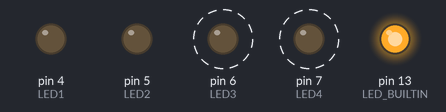
Bench run of a sketch on a simulated Arduino Nano, built with avr-gcc and run on an emulated ATmega328P. Parts: output pins drawn as LEDs (lit = HIGH). Dashed ring = blinking. What the sketch prints to the serial monitor is not drawn.

Above: at 2.17 s.
Timing chart, 0 to 5.1 s (numbered marks = the images above):
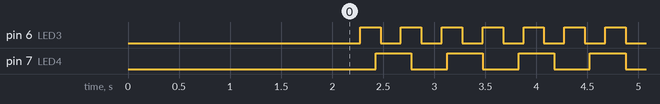

The sketch:

Activity_B11_Non-Blocking_Timing.ino
```cpp
/* ================================================================================
Beginner Activity 11: Non-Blocking Timing [Activity_B11_Non_Blocking_Timing.ino]
Version: 1.2
Updated: November 24, 2026

Platform: mirobo.tech BEAPER Nano circuit (any configuration)
Requires: BEAPERNano_v1_2.h header file
=================================================================================*/
// IMPORTANT: Make sure that BEAPERNano_v1_2.h is added as a tab in this project.
#include "BEAPERNano_v1_2.h"   // Define BEAPER Nano I/O devices

// ---- Program Constants ---------------
const int LOOP_DELAY      = 1;        // Main loop delay (ms) - see GE1
const int HOLD_TIME       = 500;      // Button hold threshold (ms)
const int BLINK3_INTERVAL = 200;      // LED3 blink toggle interval (ms)
const int BLINK4_INTERVAL = 350;      // LED4 blink toggle interval (ms)

// ---- Program Variables ---------------

// Part 1: Button hold detection
bool          button_is_down   = false; // True while SW1 is held
unsigned long button_down_time = 0;     // Time SW1 was pressed (valid when button_is_down)
bool          hold_fired       = false; // True after hold action fires this press

// Part 2: Multi-rate LED blinking
unsigned long last_blink3_time = 0;    // Last time LED3 state was toggled
unsigned long last_blink4_time = 0;    // Last time LED4 state was toggled
bool          led3_state       = false;
bool          led4_state       = false;


void setup()
{
    // Configure Arduino Nano ESP32 status LED as output
    pinMode(LED_BUILTIN, OUTPUT);
    digitalWrite(LED_BUILTIN, HIGH);  // Status LED on

    // Configure BEAPER Nano LEDs as outputs
    pinMode(LED1, OUTPUT);
    pinMode(LED2, OUTPUT);
    pinMode(LED3, OUTPUT);
    pinMode(LED4, OUTPUT);

    digitalWrite(LED1, LOW);
    digitalWrite(LED2, LOW);
    digitalWrite(LED3, LOW);
    digitalWrite(LED4, LOW);

    // Configure BEAPER Nano pushbutton as input
    pinMode(SW1, INPUT_PULLUP);

    Serial.begin(9600);             // Initialize serial output for debugging
    delay(2000);                    // Give the Serial Monitor time to connect

    Serial.println("Activity 11: Non-Blocking Timing");
    Serial.println("SW1 tap: toggle LED1   SW1 hold: toggle LED2");
    Serial.print("LED3 toggles every "); Serial.print(BLINK3_INTERVAL); Serial.println(" ms");
    Serial.print("LED4 toggles every "); Serial.print(BLINK4_INTERVAL); Serial.println(" ms");
    Serial.println();

    // Initialise blink timestamps to current time
    last_blink3_time = millis();
    last_blink4_time = millis();
}

void loop()
{
    unsigned long current_time = millis();
    bool SW1_pressed = (digitalRead(SW1) == LOW);

    // ---- Part 1: Button hold detection ----

    if (SW1_pressed)
    {
        // Button is currently pressed
        if (!button_is_down)
        {
            // Button just went down - record the time and set flag
            button_is_down   = true;
            button_down_time = current_time;
            hold_fired       = false;
        }
        else if (!hold_fired &&
                 (current_time - button_down_time) >= (unsigned long)HOLD_TIME)
        {
            // Hold threshold reached - fire hold action once
            digitalWrite(LED2, !digitalRead(LED2));
            hold_fired = true;
            Serial.println("Hold: LED2 toggled");
        }
    }
    else
    {
        // Button is not pressed
        if (button_is_down)
        {
            // Button just released
            if (!hold_fired)
            {
                // No hold fired this press - treat as a tap
                digitalWrite(LED1, !digitalRead(LED1));
                Serial.println("Tap: LED1 toggled");
            }
            button_is_down = false;
            hold_fired     = false;
        }
    }

    // ---- Part 2: Multi-rate LED blinking ----

    if ((current_time - last_blink3_time) >= (unsigned long)BLINK3_INTERVAL)
    {
        led3_state = !led3_state;
        digitalWrite(LED3, led3_state);
        last_blink3_time = current_time;
    }

    if ((current_time - last_blink4_time) >= (unsigned long)BLINK4_INTERVAL)
    {
        led4_state = !led4_state;
        digitalWrite(LED4, led4_state);
        last_blink4_time = current_time;
    }

    delay(LOOP_DELAY);
}


/* =============================================================================
Guided Exploration
================================================================================

Activities 9 and 10 used a fixed 'STEP_DELAY' to control the main
loop rate, and all outputs - LED dimming, fading, pot reads - were
tied to the same delay. While this works well for simple programs,
Activity 10 GE5 and GE7 identified a fundamental problem: if any
action within the loop slows down, every other part also slows down.

This activity introduces non-blocking timing: rather than pausing
the whole program with 'delay()', the loop continuously checks
and sets timestamps to decide when each action is due. The first
part detects tap-versus hold on a single button, and the second
part blinks two LEDs simultaneously at different rates - both tasks
that would be impossible using fixed time delays. All responsive
programs implement similar techniques.

--------------------------------------------------------------------------------
GE 1 - Why this activity needs a faster loop
--------------------------------------------------------------------------------

Every program since Activity 2 has used 'delay()' to control how
fast the main loop runs. Activity 9 set STEP_DELAY to 100ms;
Activity 10 set it to 20ms, making that loop run approximately
50 times per second.

This activity sets LOOP_DELAY to 1ms - the loop runs approximately
1000 times per second. Why does this activity need a much faster
loop rate than previous activities?

More fundamentally: in Activity 10, the fade rate was coupled
to STEP_DELAY. Look at this activity's loop. If you added a sensor
read that takes 50ms to execute, would the blink rates be affected?
Why? What would need to change to make the blink rates truly
independent of all other code in the loop?

--------------------------------------------------------------------------------
GE 2 - Unsigned arithmetic and counter rollover
--------------------------------------------------------------------------------

The timing pattern used throughout this program follows the
same structure every time:

Example code:

unsigned long current_time = millis();
if ((current_time - last_event_time) >= INTERVAL)
{
    last_event_time = current_time;
    // take action
}

'millis()' returns the number of milliseconds since the
program started as an 'unsigned long' - a 32-bit unsigned
integer. After approximately 49 days of continuous running,
this counter rolls over from its maximum value back to zero.

Arduino's unsigned arithmetic handles this rollover
calculation correctly, but doing the same calculation with
signed numbers would cause an error. To understand why,
consider what happens when 'current_time' has just rolled
over to a small value (say 10) and 'last_event_time' is still
a large value (say 4294967290):

Example code:

10 - 4294967290

In signed arithmetic this gives a large negative number.
In unsigned long arithmetic, the result wraps around to 16,
which correctly represents that 16ms has elapsed since the
last event. This is why all timing variables in this program
are declared 'unsigned long' rather than 'int' or 'long'.

Notice the cast '(unsigned long)HOLD_TIME' in the comparison.
'HOLD_TIME' is declared as 'int'. What would happen if the
comparison were written without the cast:
'(current_time - button_down_time) >= HOLD_TIME'?

Try removing the cast and observe whether the behaviour
changes. When would the missing cast cause a problem?

--------------------------------------------------------------------------------
GE 3 - Tracing the button hold state machine
--------------------------------------------------------------------------------

The button hold detection uses three variables: 'button_is_down',
'button_down_time', and 'hold_fired'. Trace through the program
carefully for each of these three scenarios and record the state
of all three variables at each step:

Scenario A - Quick tap (button held less than HOLD_TIME):
- Button goes down
- Button released after 200ms

Scenario B - Hold (button held longer than HOLD_TIME):
- Button goes down
- 500ms elapses
- Button released after 800ms total

Scenario C - Long hold (button held much longer than HOLD_TIME):
- Button goes down
- 500ms elapses (hold fires)
- 1000ms elapses
- Button released after 1500ms total

Why are both 'button_is_down' and 'button_down_time' needed
as separate variables? 'button_is_down' tells the program
whether the button is currently held. 'button_down_time'
records when it went down so the hold duration can be
measured. Each variable has one clear responsibility.

Why is 'hold_fired' necessary? What would happen in Scenario C
if 'hold_fired' were not used and the hold action had no
guard condition?

Notice that in a tap, LED1 changes on button release rather
than on button press. This is essential for tap-vs-hold
detection - why? Could you detect a tap on button press
instead, and what information would you need that is not
available at that moment?

--------------------------------------------------------------------------------
GE 4 - Multi-rate blinking and toggle vs. blink rate
--------------------------------------------------------------------------------

Part 2 blinks LED3 and LED4 at different rates simultaneously.
Both LEDs share the same main loop, but each has its own
timestamp and interval constant.

LED3 toggles every BLINK3_INTERVAL milliseconds (200ms). A
full blink cycle - on, then off again - takes two toggles,
so 200ms per toggle means 400ms per full cycle: a blink rate
of 2.5 Hz, not 5 Hz. LED4 toggles every BLINK4_INTERVAL
milliseconds (350ms), for a blink rate of approximately
1.4 Hz. Since these rates are not simple multiples of each
other, the LEDs drift in and out of phase, sometimes toggling
close together, sometimes far apart.

Calculate when LED3 and LED4 will next toggle at the same
time (within one loop iteration), starting from the moment
both are initialised. This is the least common multiple of
their intervals. After this time, does the pattern repeat?

The program uses '>=' rather than '==' to compare elapsed
time against the interval. Explain why '==' would fail
almost every time, even with a 1ms loop delay. What does
this mean for the actual accuracy of the blink interval -
if BLINK3_INTERVAL is 200ms and the loop runs every 1ms,
what is the worst-case timing error for each toggle?

--------------------------------------------------------------------------------
GE 5 - Repeating interval vs. one-shot elapsed time
--------------------------------------------------------------------------------

Look at the two timing patterns side by side:

Button hold detection:
'button_down_time' is set once when the button goes down, and
the elapsed time is checked every iteration while the button
remains held. The important value is the elapsed time from
the start to the end of the button press - a one-shot event.

LED blinking:
'last_blink3_time' is updated each time the LED toggles, and
the elapsed time is checked every iteration unconditionally.
The time is reset every event, and used to set the interval
until the next blink - a periodic, repeating event.

This distinction - a one-shot elapsed time versus a repeating
interval - covers the majority of non-blocking timing needs
in embedded programs. In Activity 12 you will see how these
patterns combine with program state to produce more complex
timed behaviours.

Identify which pattern (repeating or one-shot) would be most
appropriate for each of these timing needs:
a) A status LED that blinks once per second indefinitely
b) A timeout that triggers if no button is pressed for 30s
c) A motor that runs for exactly 2 seconds when SW2 is pressed
d) A sensor read every 500ms regardless of other activity


================================================================================
Extension Activities
================================================================================

The following activities extend the program you have already
been working with. Add each feature directly to this sketch
rather than opening a new one, building on the timing patterns
already in place. EA5 is the exception - it opens a separate
skeleton sketch that reimplements Activity 10's analog output
using the techniques from this activity.

--------------------------------------------------------------------------------
EA 1 - Debouncing SW2 with timing
--------------------------------------------------------------------------------

Mechanical buttons produce multiple rapid transitions (bounces)
when pressed, which can register as multiple presses. This
exercise first lets you see bounce directly, then fixes it.

Part 1 - See the bounce:

Declare an int 'raw_count' starting at 0, and a bool 'sw2_last'
to track the previous reading. In loop(), detect a new press
using simple edge detection (no debounce yet) and increment
raw_count:

Example code:

bool sw2_current = (digitalRead(SW2) == LOW);
if (sw2_current && !sw2_last)
{
    raw_count++;
    Serial.print("Raw count: ");
    Serial.println(raw_count);
}
sw2_last = sw2_current;

Press SW2 once, firmly but normally. Does raw_count increase by
exactly 1? Try several presses. Try pressing the button more
gently and forcefully. Some presses may register as 2 or more,
depending on your specific switch - this is mechanical bounce
being detected as separate presses.

Part 2 - Add debouncing:

A software debounce ignores transitions that occur within
DEBOUNCE_MS of the previous transition. Declare a
'last_sw2_change' unsigned long, an int 'sw2_state' to track the
last stable state, and an int 'debounced_count':

Example code:

int current_sw3 = digitalRead(SW2);
if (current_sw3 != sw2_state &&
    (current_time - last_sw2_change) >= DEBOUNCE_MS)
{
    sw2_state = current_sw3;
    last_sw2_change = current_time;
    if (sw2_state == LOW)
    {
        debounced_count++;
        Serial.print("Raw: "); Serial.print(raw_count);
        Serial.print("  Debounced: "); Serial.println(debounced_count);
    }
}

Keep both counters running side by side and press SW2 several
times. Does debounced_count now match the number of times you
actually pressed the button, even when raw_count shows extra
bounces?

Try DEBOUNCE_MS values of 10, 20, 50, and 100ms and observe the
difference in responsiveness and reliability. What is the minimum
debounce time that eliminates false triggers on your hardware?

--------------------------------------------------------------------------------
EA 2 - Inactivity timeout
--------------------------------------------------------------------------------

Implement an inactivity timeout that turns LED1 and LED2 off after
a time-out delay, and turns them back on when a button is pressed.

Declare a 'last_activity_time' unsigned long that resets to
'current_time' whenever any button is pressed. Set TIMEOUT_MS with
an appropriate time-out value (say 10s, but in milliseconds). If
TIMEOUT_MS elapses with no button activity, enter an idle state:
turn off LED1 and LED2, print a timeout message, and blink the
status LED slowly (say once per second) instead of leaving it
solidly on using the same multi-rate technique from Part 2, just
applied to a new LED at a slower interval. The next button press
should turn the status LED solidly back on, restore normal
LED1/LED2 operation, and reset the timeout.

You will need a 'timed_out' bool, a 'last_heartbeat_time'
unsigned long, and a HEARTBEAT_INTERVAL constant. Only run the
heartbeat logic while 'timed_out' is true:

Example code:

if (timed_out)
{
    if ((current_time - last_heartbeat_time) >= (unsigned long)HEARTBEAT_INTERVAL)
    {
        digitalWrite(LED_BUILTIN, !digitalRead(LED_BUILTIN));
        last_heartbeat_time = current_time;
    }
}

Notice that LED3 and LED4 keep blinking at their own rates
throughout, completely unaffected by the timeout - a direct
demonstration that independent timers really are independent,
even when a new one (the heartbeat) is added alongside them.

What TIMEOUT_MS value feels natural for a bench instrument that
should indicate it is idle? How does this pattern relate to the
screen-off timers used in battery-powered devices? Why does a
slow blink communicate "idle" more clearly than turning the LED
off completely?

As a further challenge: reconfigure the status LED as a PWM
output (Activity 10) and slowly breathe its brightness up and
down during timeout, rather than blinking it on and off. This
combines this activity's independent timers with Activity 10's
PWM output - a preview of how non-blocking timing can drive
smoothly varying effects, not just on/off toggling.

--------------------------------------------------------------------------------
EA 3 - One-shot timed signal
--------------------------------------------------------------------------------

Implement a one-shot timed signal. When SW3 is pressed, LED1
lights for exactly SIGNAL_MS milliseconds then turns off
automatically, without using 'delay()'. If SW3 is pressed
again while the signal is active, restart the timer from the
new press time.

You will need a 'signal_active' boolean and a
'signal_start_time' unsigned long. Each loop iteration checks
whether the signal is active and whether SIGNAL_MS has elapsed:

Example code:

if (signal_active &&
    (current_time - signal_start_time) >= (unsigned long)SIGNAL_MS)
{
    signal_active = false;
    digitalWrite(LED1, LOW);
}

Try SIGNAL_MS values of 100, 500, and 2000ms. Notice that at
2000ms the main loop continues running normally during the
signal - SW1 tap-and-hold still works, and LED3 and LED4
continue blinking. This would be impossible with 'delay(2000)'.

--------------------------------------------------------------------------------
EA 4 - Independent timing for a slow sensor read
--------------------------------------------------------------------------------

Add independent timing for a slow sensor read alongside the
fast timing already in the loop. Declare a 'last_temp_time'
unsigned long and a TEMP_INTERVAL constant of 2000ms. Each
time TEMP_INTERVAL elapses, call 'temp_level()' and print
the result.

The button and blink timing should be completely unaffected
by the sensor read. Verify this by observing the blink rates
and hold detection while the temperature prints every 2
seconds.

Now temporarily add 'delay(50)' inside the sensor read block
and observe what happens to the blink rates and hold
sensitivity. This demonstrates concretely why blocking calls
anywhere in the loop affect all timing in the loop.

--------------------------------------------------------------------------------
EA 5 - LED Controller
--------------------------------------------------------------------------------

Re-implement Activity 10's analog output controls using
independent non-blocking timers.
Open: B11_LED_Controller_Project

This skeleton applies the timing patterns from this activity
to the PWM brightness controls from Activity 10. Each control
gets its own update rate, independent of the others - the
dim rate for LED1, the fade step rate for LED2, and the
pot-polling rate for LED3/LED4 can all be set separately.

*/
```

Source omitted: BEAPERNano_v1_2.h (11771 bytes)

Measured:
- by itself, pin 6 (LED3): alternates HIGH for 0.20 s and LOW for 0.20 s
- by itself, pin 7 (LED4): alternates HIGH for 0.35 s and LOW for 0.35 s
